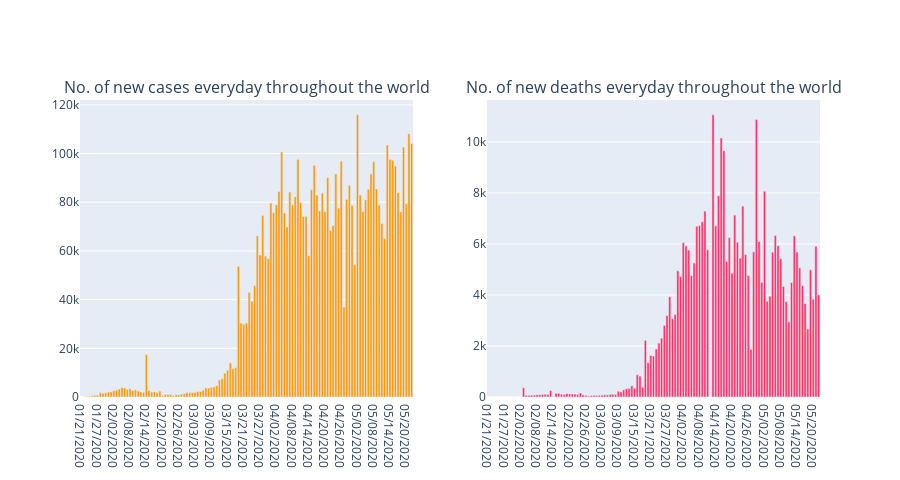

Notebook cell for this chart:
### Code cell
#Now we see hoe teh daily number of cases and deaths have trended over the past few months
# ===================================

fig_c = px.bar(Worldwide_data, x="Updated", y="ConfirmedChange", color_discrete_sequence = [act])
fig_n = px.bar(Worldwide_data, x="Updated", y="DeathsChange", color_discrete_sequence = [dth])


fig = make_subplots(rows=1, cols=2, shared_xaxes=False, horizontal_spacing=0.1,
                    subplot_titles=('No. of new cases everyday throughout the world',
                                    'No. of new deaths everyday throughout the world'))

fig.add_trace(fig_c['data'][0], row=1, col=1)
fig.add_trace(fig_n['data'][0], row=1, col=2)
#fig.add_trace(fig_d['data'][0], row=1, col=3)

fig.update_layout(height=480)
fig.show()
